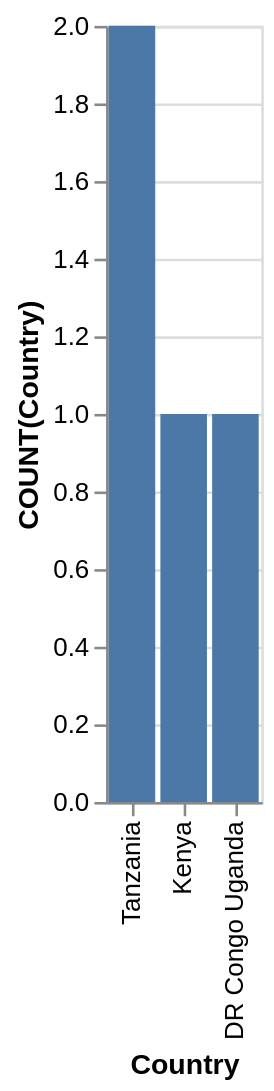

This figure's Vega-Lite source:
### Vega-Lite specification from a JSON file in a GitHub repository (floating-point values rounded to 4 significant figures)
{"data": {"values": [{"x_data": "Tanzania", "y_data": 2}, {"x_data": "Kenya", "y_data": 1}, {"x_data": "DR Congo Uganda", "y_data": 1}]}, "mark": "bar", "encoding": {"x": {"field": "x_data", "type": "nominal", "title": "Country", "sort": {"op": "sum", "field": "y_data", "order": "descending"}}, "y": {"field": "y_data", "type": "quantitative", "title": "COUNT(Country)"}}}
